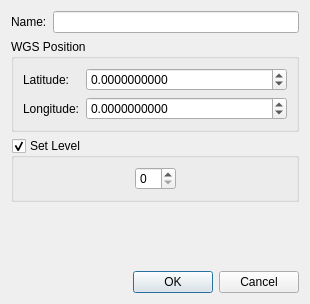
<?xml version="1.0" encoding="UTF-8"?>
<ui version="4.0">
 <class>CenterPointEditDialog</class>
 <widget class="QDialog" name="CenterPointEditDialog">
  <property name="geometry">
   <rect>
    <x>0</x>
    <y>0</y>
    <width>310</width>
    <height>304</height>
   </rect>
  </property>
  <property name="windowTitle">
   <string>Edit Center Point</string>
  </property>
  <layout class="QVBoxLayout" name="verticalLayout">
   <item>
    <layout class="QHBoxLayout" name="horizontalLayout_2">
     <item>
      <widget class="QLabel" name="label">
       <property name="text">
        <string>Name:</string>
       </property>
      </widget>
     </item>
     <item>
      <widget class="QLineEdit" name="name"/>
     </item>
    </layout>
   </item>
   <item>
    <widget class="QGroupBox" name="groupBox_2">
     <property name="title">
      <string>WGS Position</string>
     </property>
     <layout class="QGridLayout" name="gridLayout" columnstretch="0,1" columnminimumwidth="0,0">
      <item row="0" column="0">
       <widget class="QLabel" name="label_3">
        <property name="text">
         <string>Latitude:</string>
        </property>
       </widget>
      </item>
      <item row="0" column="1">
       <widget class="QDoubleSpinBox" name="latitude">
        <property name="decimals">
         <number>10</number>
        </property>
        <property name="minimum">
         <double>-89.989999999999995</double>
        </property>
        <property name="maximum">
         <double>89.989999999999995</double>
        </property>
       </widget>
      </item>
      <item row="1" column="0">
       <widget class="QLabel" name="label_4">
        <property name="text">
         <string>Longitude:</string>
        </property>
       </widget>
      </item>
      <item row="1" column="1">
       <widget class="QDoubleSpinBox" name="longitude">
        <property name="decimals">
         <number>10</number>
        </property>
        <property name="minimum">
         <double>-180.000000000000000</double>
        </property>
        <property name="maximum">
         <double>180.000000000000000</double>
        </property>
       </widget>
      </item>
     </layout>
    </widget>
   </item>
   <item>
    <widget class="QGroupBox" name="levelCheckBox">
     <property name="title">
      <string>Set Level</string>
     </property>
     <property name="checkable">
      <bool>true</bool>
     </property>
     <layout class="QHBoxLayout" name="horizontalLayout">
      <item>
       <spacer name="horizontalSpacer_2">
        <property name="orientation">
         <enum>Qt::Horizontal</enum>
        </property>
        <property name="sizeHint" stdset="0">
         <size>
          <width>40</width>
          <height>20</height>
         </size>
        </property>
       </spacer>
      </item>
      <item>
       <widget class="QSpinBox" name="level">
        <property name="maximum">
         <number>19</number>
        </property>
       </widget>
      </item>
      <item>
       <spacer name="horizontalSpacer">
        <property name="orientation">
         <enum>Qt::Horizontal</enum>
        </property>
        <property name="sizeHint" stdset="0">
         <size>
          <width>102</width>
          <height>20</height>
         </size>
        </property>
       </spacer>
      </item>
     </layout>
    </widget>
   </item>
   <item>
    <spacer name="verticalSpacer">
     <property name="orientation">
      <enum>Qt::Vertical</enum>
     </property>
     <property name="sizeHint" stdset="0">
      <size>
       <width>20</width>
       <height>40</height>
      </size>
     </property>
    </spacer>
   </item>
   <item>
    <widget class="QDialogButtonBox" name="buttonBox">
     <property name="orientation">
      <enum>Qt::Horizontal</enum>
     </property>
     <property name="standardButtons">
      <set>QDialogButtonBox::Cancel|QDialogButtonBox::Ok</set>
     </property>
    </widget>
   </item>
  </layout>
 </widget>
 <resources/>
 <connections>
  <connection>
   <sender>buttonBox</sender>
   <signal>accepted()</signal>
   <receiver>CenterPointEditDialog</receiver>
   <slot>accept()</slot>
   <hints>
    <hint type="sourcelabel">
     <x>248</x>
     <y>254</y>
    </hint>
    <hint type="destinationlabel">
     <x>157</x>
     <y>274</y>
    </hint>
   </hints>
  </connection>
  <connection>
   <sender>buttonBox</sender>
   <signal>rejected()</signal>
   <receiver>CenterPointEditDialog</receiver>
   <slot>reject()</slot>
   <hints>
    <hint type="sourcelabel">
     <x>316</x>
     <y>260</y>
    </hint>
    <hint type="destinationlabel">
     <x>286</x>
     <y>274</y>
    </hint>
   </hints>
  </connection>
 </connections>
</ui>
